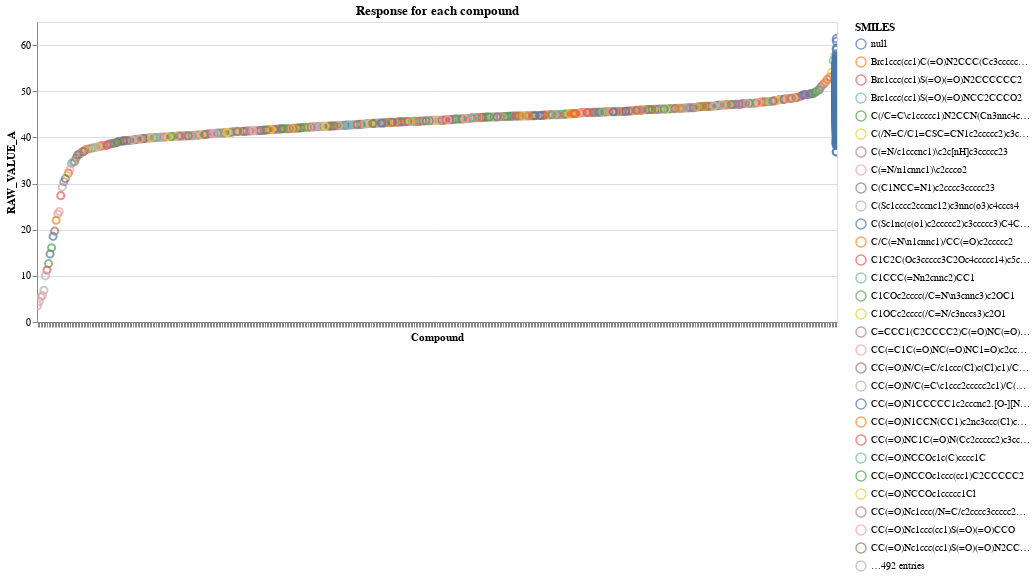

Notebook source saved alongside this figure:
### Code cell
MEDIAN_RESPONSE = (
    data_sample[["SMILES", "RAW_VALUE_A"]]
    .groupby("SMILES")
    .mean()
    .rename(columns={"RAW_VALUE_A": "RAW_VALUE_A_med"})
    .reset_index()
    .sort_values(by="RAW_VALUE_A_med")
)
compounds_ordered_by_median = list(MEDIAN_RESPONSE.SMILES)

chart = (
    alt.Chart(data_sample)
    .mark_point(size=50)
    .encode(
        x=alt.X(
            "SMILES", sort=compounds_ordered_by_median, axis=alt.Axis(labels=False)
        ),
        y=alt.Y("RAW_VALUE_A"),
        color="SMILES",
    )
    .interactive()
    .properties(width=800, height=300, title="Response for each compound")
)
chart.encoding.x.title = "Compound"
chart

### Figure 1 — Vega-Lite specification as saved in the notebook (floating-point values rounded to 4 significant figures; data arrays with more than 128 entries replaced by an {"elided": "..."} marker saying what was removed)
{"config": {"view": {"continuousWidth": 400, "continuousHeight": 300}}, "data": {"name": "data-a336c5aab16ccaca543139ef5faa3f70"}, "mark": {"type": "point", "size": 50}, "encoding": {"color": {"field": "SMILES", "type": "nominal"}, "x": {"axis": {"labels": false}, "field": "SMILES", "sort": {"elided": "520 str values"}, "title": "Compound", "type": "nominal"}, "y": {"field": "RAW_VALUE_A", "type": "quantitative"}}, "height": 300, "selection": {"selector003": {"type": "interval", "bind": "scales", "encodings": ["x", "y"]}}, "title": "Response for each compound", "width": 800, "$schema": "https://vega.github.io/schema/vega-lite/v4.17.0.json", "datasets": {"data-a336c5aab16ccaca543139ef5faa3f70": {"elided": "1536 records"}}}
